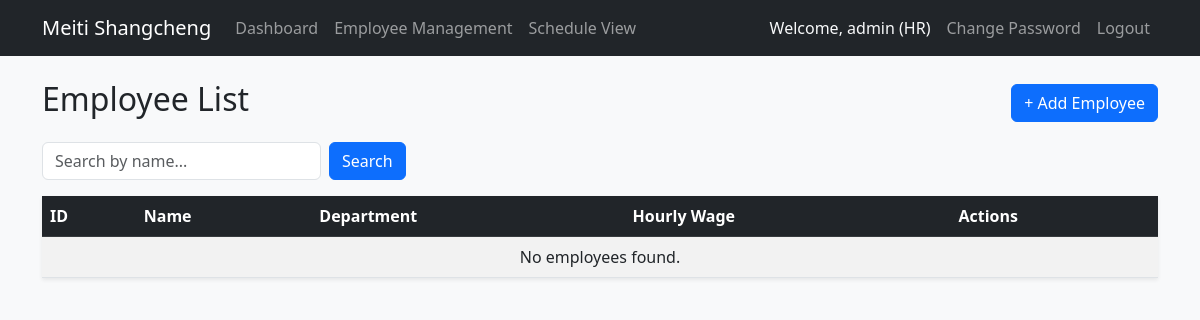
The app's page /employees (signed in), older data.
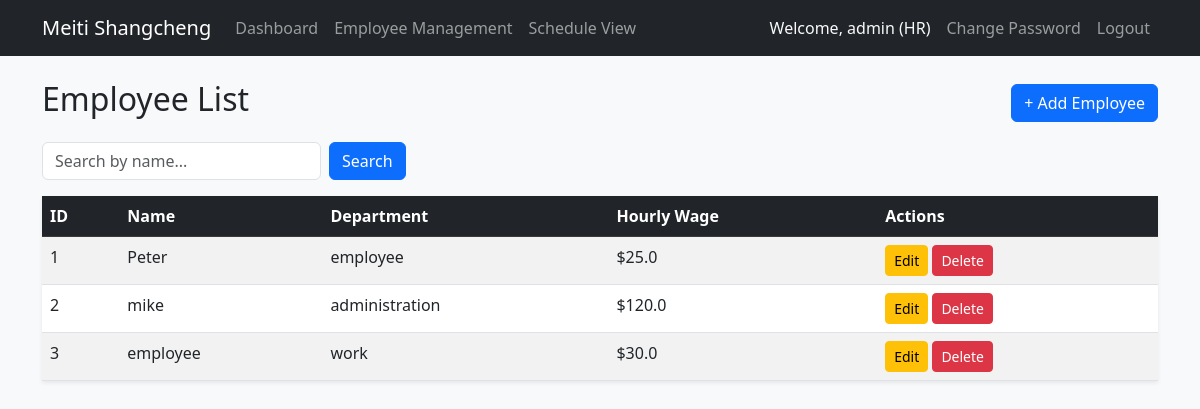
The same page, newer data.
### tables this page shows
CREATE TABLE employees (
                            id INTEGER PRIMARY KEY AUTOINCREMENT,
                            name TEXT,
                            department TEXT,
                            hourly_wage REAL);

### app.py (the view)
@app.route('/employees')
def employees():
    if 'user_id' not in session:
        return redirect(url_for('login'))
    search_query = request.args.get('search', '')
    conn = get_db()
    if search_query:
        emps = conn.execute("SELECT * FROM employees WHERE name LIKE ?", ('%' + search_query + '%',)).fetchall()
    else:
        emps = conn.execute("SELECT * FROM employees").fetchall()
    conn.close()
    return render_template('employees.html', employees=emps)

### app.py (called while the page is built)
def get_db():
    conn = sqlite3.connect(DATABASE)
    conn.row_factory = sqlite3.Row # 让查询结果可以通过字典方式访问
    return conn

### templates/employees.html
{% extends "base.html" %}
{% block content %}
<div class="d-flex justify-content-between align-items-center mb-3">
    <h2>Employee List</h2>
{% if session.get('role') == 'HR' %}
    <a href="/add_employee" class="btn btn-primary">+ Add Employee</a>
{% endif %}
</div>
<form method="GET" action="/employees" class="mb-3 d-flex gap-2">
    <input type="text" name="search" placeholder="Search by name..." class="form-control w-25">
    <button type="submit" class="btn btn-primary">Search</button>
</form>
<table class="table table-striped table-hover bg-white shadow-sm">
    <thead class="table-dark">
        <tr>
            <th>ID</th>
            <th>Name</th>
            <th>Department</th>
            <th>Hourly Wage</th>
            <th>Actions</th>
        </tr>
    </thead>
    <tbody>
        {% for emp in employees %}
        <tr>
            <td>{{ emp['id'] }}</td>
            <td>{{ emp['name'] }}</td>
            <td>{{ emp['department'] }}</td>
            <td>${{ emp['hourly_wage'] }}</td>
            <td>
                 <a href="/edit_employee/{{ emp['id'] }}" class="btn btn-sm btn-warning">Edit</a>
                <a href="/delete_employee/{{ emp['id'] }}" class="btn btn-sm btn-danger" onclick="return confirm('Are you sure?')">Delete</a >
            </td>
        </tr>
        {% else %}
        <tr>
            <td colspan="5" class="text-center">No employees found.</td>
        </tr>
        {% endfor %}
    </tbody>
</table>
{% endblock %}

### templates/base.html (shortened to what this page needs)
<!DOCTYPE html>
<html lang="en">
<head>
    <link href="https://cdn.jsdelivr.net/npm/bootstrap@5.3.0/dist/css/bootstrap.min.css" rel="stylesheet">
</head>
<body class="bg-light">
    <nav class="navbar navbar-expand-lg navbar-dark bg-dark mb-4">
        <div class="container">
            <a class="navbar-brand" href=" ">Meiti Shangcheng</a >
            <div class="collapse navbar-collapse">
                <ul class="navbar-nav me-auto">
                    {% if session.get('user_id') %}
                    <li class="nav-item"><a class="nav-link" href="/dashboard">Dashboard</a></li>
                    <li class="nav-item"><a class="nav-link" href="/employees">Employee Management</a ></li>
                    <li class="nav-item"><a class="nav-link" href="/schedule">Schedule View</a ></li>
                    {% endif %}
                </ul>
                <ul class="navbar-nav">
                    {% if session.get('user_id') %}
                    <li class="nav-item"><span class="nav-link text-light">Welcome, {{ session.get('username') }} ({{ session.get('role') }})</span></li>
                    <li class="nav-item"><a class="nav-link" href="/change_password">Change Password</a></li>
                    <li class="nav-item"><a class="nav-link" href="/logout">Logout</a ></li>
                    {% endif %}
                </ul>
            </div>
        </div>
    </nav>
    <div class="container">
        {% block content %}{% endblock %}
    </div>
</body>
</html>

Row changes from the older to the newer data that the page shows:
added employees: id "1", name "Peter", department "employee", hourly_wage "25.0"
added employees: id "2", name "mike", department "administration", hourly_wage "120.0"
added employees: id "3", name "employee", department "work", hourly_wage "30.0"
Text that changed along with them:
text no longer shown: "No employees found."
